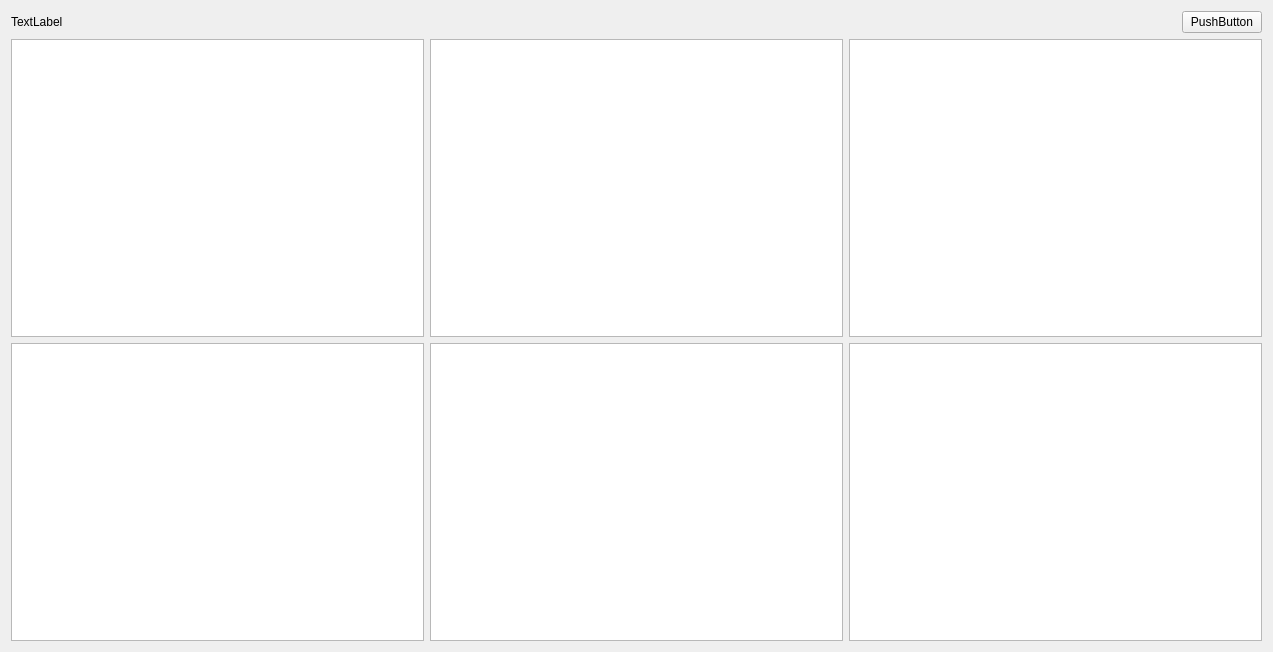
<?xml version="1.0" encoding="UTF-8"?>
<ui version="4.0">
 <class>Dashboard</class>
 <widget class="QWidget" name="Dashboard">
  <property name="geometry">
   <rect>
    <x>0</x>
    <y>0</y>
    <width>1273</width>
    <height>652</height>
   </rect>
  </property>
  <property name="windowTitle">
   <string>dashboard</string>
  </property>
  <layout class="QVBoxLayout" name="verticalLayout_4">
   <item>
    <layout class="QHBoxLayout" name="horizontalLayout_2">
     <item>
      <widget class="QLabel" name="titleLabel">
       <property name="text">
        <string>TextLabel</string>
       </property>
      </widget>
     </item>
     <item>
      <spacer name="horizontalSpacer">
       <property name="orientation">
        <enum>Qt::Horizontal</enum>
       </property>
       <property name="sizeHint" stdset="0">
        <size>
         <width>40</width>
         <height>20</height>
        </size>
       </property>
      </spacer>
     </item>
     <item>
      <widget class="QPushButton" name="refreshButton">
       <property name="text">
        <string>PushButton</string>
       </property>
      </widget>
     </item>
    </layout>
   </item>
   <item>
    <layout class="QGridLayout" name="gridLayout">
     <property name="leftMargin">
      <number>0</number>
     </property>
     <property name="rightMargin">
      <number>0</number>
     </property>
     <item row="0" column="2">
      <widget class="QGraphicsView" name="graphicsView_4"/>
     </item>
     <item row="1" column="0">
      <widget class="QGraphicsView" name="graphicsView_5"/>
     </item>
     <item row="1" column="2">
      <widget class="QGraphicsView" name="graphicsView_7"/>
     </item>
     <item row="0" column="0">
      <widget class="QGraphicsView" name="graphicsView_2"/>
     </item>
     <item row="0" column="1">
      <widget class="QGraphicsView" name="graphicsView_3"/>
     </item>
     <item row="1" column="1">
      <widget class="QGraphicsView" name="graphicsView_6"/>
     </item>
    </layout>
   </item>
  </layout>
 </widget>
 <resources/>
 <connections/>
</ui>
